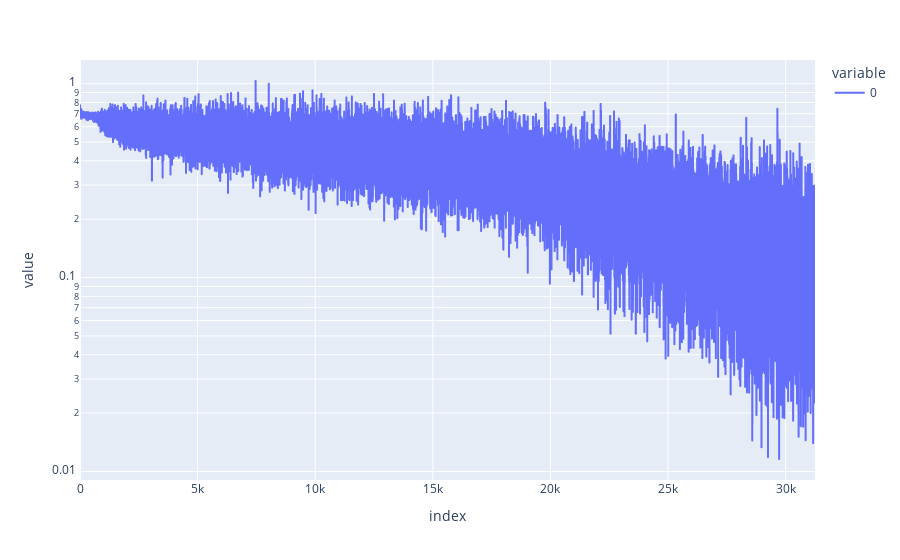

Notebook cell for this chart:
### Code cell
import plotly.express as px 
px.line(losses, log_x=False, log_y=True)

### Figure 1 — Plotly figure (JSON) as saved in the notebook; plotly's stock layout.template omitted (floating-point values rounded to 4 significant figures; data arrays with more than 128 entries replaced by an {"elided": "..."} marker saying what was removed)
{"data": [{"hovertemplate": "variable=0<br>index=%{x}<br>value=%{y}<extra></extra>", "legendgroup": "0", "line": {"color": "#636efa", "dash": "solid"}, "marker": {"symbol": "circle"}, "mode": "lines", "name": "0", "showlegend": true, "type": "scattergl", "x": {"elided": "31250 int values"}, "xaxis": "x", "y": {"elided": "31250 float values"}, "yaxis": "y"}], "layout": {"legend": {"title": {"text": "variable"}, "tracegroupgap": 0}, "margin": {"t": 60}, "xaxis": {"anchor": "y", "domain": [0, 1], "title": {"text": "index"}}, "yaxis": {"anchor": "x", "domain": [0, 1], "title": {"text": "value"}, "type": "log"}}}
